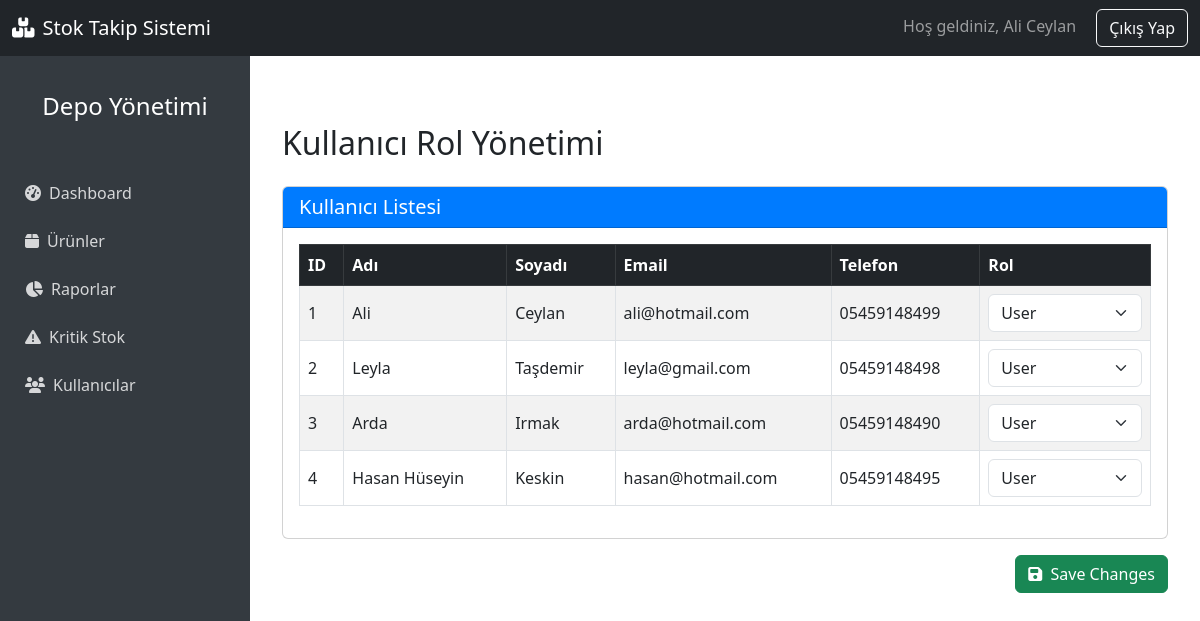
The app's page /admin_authorization (signed in), older data.
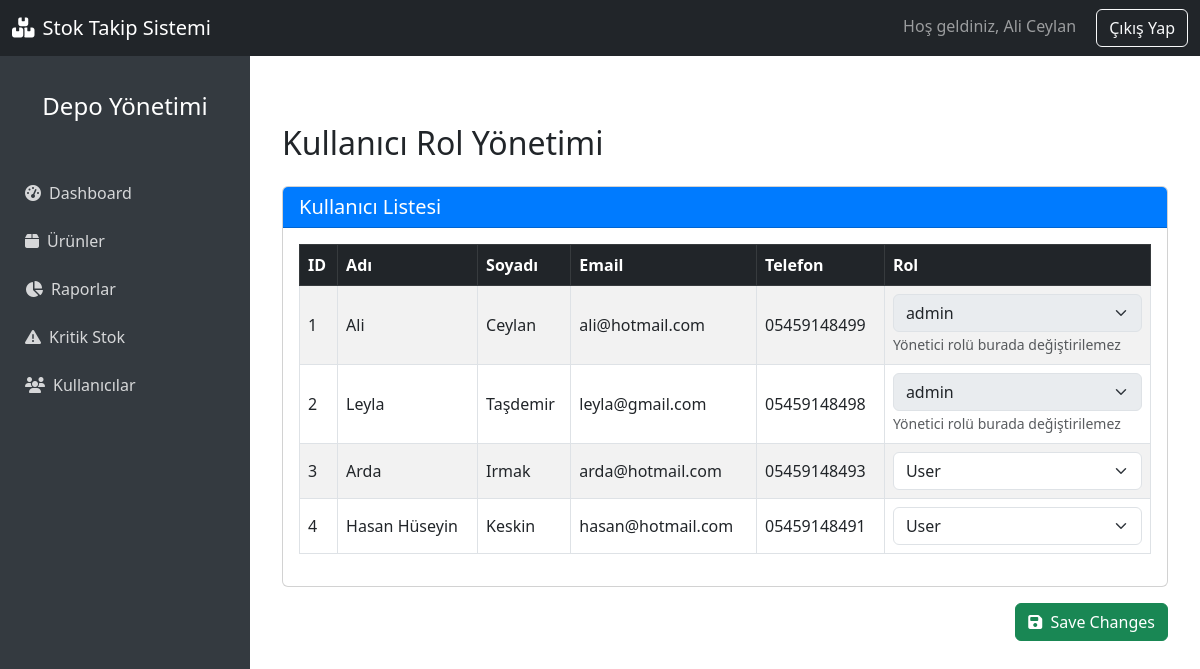
The same page, newer data.
### app.py (models this page shows, shortened)
class User(UserMixin, db.Model):
    id = db.Column(db.Integer, primary_key=True) # essiz id tanimi
    firstName = db.Column(db.String(100), nullable=False) #firstName=form ıcındekı degerı al ve gonder
    lastName = db.Column(db.String(100), nullable=False) #lastName=form ıcındekı degerı al ve gonder
    email = db.Column(db.String(100), unique=True, nullable=False) #email verısı
    role = db.Column(db.String(100), nullable=False, default="User") #role verısı
    phone = db.Column(db.String(15), nullable=False) #phone verısı
    password = db.Column(db.String(100), nullable=False) #password verısı
    confirmPassword = db.Column(db.String(100), nullable=True) #confirmPassword verısı
    urunler = db.relationship('Product', back_populates='user', cascade='all, delete-orphan') #ürünler ile kullanıcı arasında ilişki tanımı

### app.py (the view, shortened to what this page needs)
@app.route('/admin_authorization', methods=['GET','POST'])
@login_required
def admin_authorization():
    users = User.query.all()
    return render_template('admin_authorization.html', users=users)

### app.py (called while the page is built)
@login_manager.user_loader
def load_user(id):
    return User.query.get(int(id))

### templates/admin_authorization.html (shortened to what this page needs)
{% extends "dashboardbase.html" %}
{% block content %}
<link href="https://cdn.jsdelivr.net/npm/bootstrap@5.3.0/dist/css/bootstrap.min.css" rel="stylesheet"/>
<div class="container mt-5">
  <h2 class="mb-4">Kullanıcı Rol Yönetimi</h2>
  <form action="{{ url_for('admin_authorization') }}" method="POST">
    <div class="card">
      <div class="card-header bg-primary text-white">
        <h5 class="mb-0">Kullanıcı Listesi</h5>
      </div>
      <div class="card-body table-responsive">
        <table class="table table-striped table-bordered align-middle">
          <thead class="table-dark">
            <tr>
               <th>ID</th>
              <th>Adı</th>
              <th>Soyadı</th>
              <th>Email</th>
              <th>Telefon</th>
              <th>Rol</th>
            </tr>
          </thead>
          <tbody>
            {% for user in users %}
              <tr>
                <td>{{ user.id }}</td>
                <td>{{ user.firstName }}</td>
                <td>{{ user.lastName }}</td>
                <td>{{ user.email }}</td>
                <td>{{ user.phone }}</td>
                <td>
                  <select name="role_{{ user.id }}" class="form-select" {% if user.role == 'admin' %} disabled {% endif %}>
                    <option value="user" {% if user.role == 'user' %}selected{% endif %}>User</option>
                    <option value="admin" {% if user.role == 'admin' %}selected{% endif %}>admin</option>
                  </select>
                  {% if user.role == 'admin' %}
                    <small class="text-muted">Yönetici rolü burada değiştirilemez</small>
                  {% endif %}
                </td>
              </tr>
            {% endfor %}
          </tbody>
        </table>
      </div>
    </div>
    <div class="mt-3 text-end">
      <button type="submit" class="btn btn-success">
        <i class="fas fa-save me-1"></i> Save Changes
      </button>
    </div>
  </form>
</div>
{% endblock %}

### templates/dashboardbase.html (shortened to what this page needs)
<!DOCTYPE html>
<html lang="tr">
  <head>
    <link rel="stylesheet" href="https://cdn.jsdelivr.net/npm/bootstrap@5.3.0/dist/css/bootstrap.min.css"/>
    <link rel="stylesheet" href="https://cdnjs.cloudflare.com/ajax/libs/font-awesome/6.4.0/css/all.min.css"/>
    <link rel="stylesheet" href="{{ url_for('static', filename='dashboard.css') }}?v=1.0">
  </head>
  <body>
    <nav class="navbar navbar-expand-lg navbar-dark bg-dark fixed-top">
      <div class="container-fluid">
        <a class="navbar-brand" href="{{ url_for('home') }}">
          <i class="fas fa-boxes me-2"></i>Stok Takip Sistemi
        </a>
        <div class="auth-buttons">
          {% if current_user.is_authenticated %}
              <span class="navbar-text me-3">Hoş geldiniz, {{ current_user.firstName }} {{ current_user.lastName }}</span>
              <a href="{{ url_for('logout') }}" class="btn btn-outline-light">Çıkış Yap</a>
          {% endif %}
      </div>
    </nav>
    <div class="sidebar" id="sidebar">
      <div class="text-center mb-4 p-3">
        <h4>Depo Yönetimi</h4>
      </div>
      <ul class="nav flex-column">
        <li class="nav-item">
          <a class="nav-link" href="{{ url_for('dashboard') }}">
            <i class="fas fa-tachometer-alt me-2"></i>Dashboard
          </a>
        </li>
        <li class="nav-item">
          <a class="nav-link" href="{{ url_for('products') }}">
            <i class="fas fa-box me-2"></i>Ürünler
          </a>
        </li>
        <li class="nav-item">
          <a class="nav-link" href="{{ url_for('reports') }}">
            <i class="fas fa-chart-pie me-2"></i>Raporlar
          </a>
        </li>
        <li class="nav-item">
          <a class="nav-link" href="{{ url_for('critical_stock') }}">
            <i class="fas fa-exclamation-triangle me-2"></i>Kritik Stok
          </a>
        </li>
        <li class="nav-item">
          <a class="nav-link" href="{{ url_for('users') }}">
            <i class="fas fa-users me-2"></i>Kullanıcılar
          </a>
        </li>
      </ul>
    </div>
    <div class="main-content" id="mainContent">
     {% block content %}
     {% endblock %}
    </div>
  </body>
</html>

### static/dashboard.css (style rules this page uses)
body { padding-top: 56px; background-color: #f8f9fa; }
.sidebar { height: 100vh; position: fixed; left: 0; width: 250px; background-color: #343a40; padding-top: 20px; color: white; transition: transform 0.3s ease; transform: translateX(0); z-index: 1040; }
.sidebar a { color: rgba(255, 255, 255, 0.8); padding: 10px 15px; text-decoration: none; display: block; transition: all 0.2s; border-radius: 4px; margin: 2px 10px; }
.main-content { margin-left: 250px; padding: 20px; transition: margin-left 0.3s ease; }
.card-header.bg-primary { background-color: #007bff !important; }

Row changes from the older to the newer data that the page shows:
changed User "Ali": role+id "User" → "admin"; now shows "Yönetici rolü burada değiştirilemez"
changed User "Leyla": role+id "User" → "admin"; now shows "Yönetici rolü burada değiştirilemez"
changed User "Arda": phone "05459148490" → "05459148493"
changed User "Hasan Hüseyin": phone "05459148495" → "05459148491"
